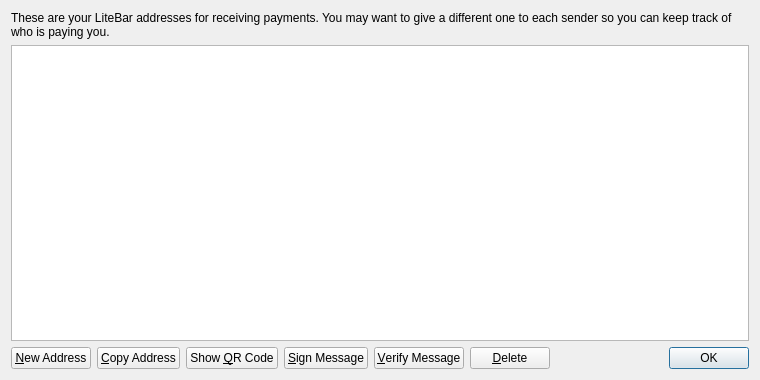
<?xml version="1.0" encoding="UTF-8"?>
<ui version="4.0">
 <class>AddressBookPage</class>
 <widget class="QWidget" name="AddressBookPage">
  <property name="geometry">
   <rect>
    <x>0</x>
    <y>0</y>
    <width>760</width>
    <height>380</height>
   </rect>
  </property>
  <property name="windowTitle">
   <string>Address Book</string>
  </property>
  <layout class="QVBoxLayout" name="verticalLayout">
   <item>
    <widget class="QLabel" name="labelExplanation">
     <property name="text">
      <string>These are your LiteBar addresses for receiving payments. You may want to give a different one to each sender so you can keep track of who is paying you.</string>
     </property>
     <property name="textFormat">
      <enum>Qt::PlainText</enum>
     </property>
     <property name="wordWrap">
      <bool>true</bool>
     </property>
    </widget>
   </item>
   <item>
    <widget class="QTableView" name="tableView">
     <property name="contextMenuPolicy">
      <enum>Qt::CustomContextMenu</enum>
     </property>
     <property name="toolTip">
      <string>Double-click to edit address or label</string>
     </property>
     <property name="tabKeyNavigation">
      <bool>false</bool>
     </property>
     <property name="alternatingRowColors">
      <bool>true</bool>
     </property>
     <property name="selectionMode">
      <enum>QAbstractItemView::SingleSelection</enum>
     </property>
     <property name="selectionBehavior">
      <enum>QAbstractItemView::SelectRows</enum>
     </property>
     <property name="sortingEnabled">
      <bool>true</bool>
     </property>
     <attribute name="verticalHeaderVisible">
      <bool>false</bool>
     </attribute>
    </widget>
   </item>
   <item>
    <layout class="QHBoxLayout" name="horizontalLayout">
     <item>
      <widget class="QPushButton" name="newAddressButton">
       <property name="toolTip">
        <string>Create a new address</string>
       </property>
       <property name="text">
        <string>&amp;New Address</string>
       </property>
       <property name="icon">
        <iconset resource="../bitcoin.qrc">
         <normaloff>:/icons/add</normaloff>:/icons/add</iconset>
       </property>
      </widget>
     </item>
     <item>
      <widget class="QPushButton" name="copyToClipboard">
       <property name="toolTip">
        <string>Copy the currently selected address to the system clipboard</string>
       </property>
       <property name="text">
        <string>&amp;Copy Address</string>
       </property>
       <property name="icon">
        <iconset resource="../bitcoin.qrc">
         <normaloff>:/icons/editcopy</normaloff>:/icons/editcopy</iconset>
       </property>
      </widget>
     </item>
     <item>
      <widget class="QPushButton" name="showQRCode">
       <property name="text">
        <string>Show &amp;QR Code</string>
       </property>
       <property name="icon">
        <iconset resource="../bitcoin.qrc">
         <normaloff>:/icons/qrcode</normaloff>:/icons/qrcode</iconset>
       </property>
      </widget>
     </item>
     <item>
      <widget class="QPushButton" name="signMessage">
       <property name="toolTip">
        <string>Sign a message to prove you own a Bitcoin address</string>
       </property>
       <property name="text">
        <string>&amp;Sign Message</string>
       </property>
       <property name="icon">
        <iconset resource="../bitcoin.qrc">
         <normaloff>:/icons/edit</normaloff>:/icons/edit</iconset>
       </property>
      </widget>
     </item>
     <item>
      <widget class="QPushButton" name="verifyMessage">
       <property name="toolTip">
        <string>Verify a message to ensure it was signed with a specified Bitcoin address</string>
       </property>
       <property name="text">
        <string>&amp;Verify Message</string>
       </property>
       <property name="icon">
        <iconset resource="../bitcoin.qrc">
         <normaloff>:/icons/transaction_0</normaloff>:/icons/transaction_0</iconset>
       </property>
      </widget>
     </item>
     <item>
      <widget class="QPushButton" name="deleteButton">
       <property name="toolTip">
        <string>Delete the currently selected address from the list. Only sending addresses can be deleted.</string>
       </property>
       <property name="text">
        <string>&amp;Delete</string>
       </property>
       <property name="icon">
        <iconset resource="../bitcoin.qrc">
         <normaloff>:/icons/remove</normaloff>:/icons/remove</iconset>
       </property>
      </widget>
     </item>
     <item>
      <spacer name="horizontalSpacer">
       <property name="orientation">
        <enum>Qt::Horizontal</enum>
       </property>
       <property name="sizeHint" stdset="0">
        <size>
         <width>40</width>
         <height>20</height>
        </size>
       </property>
      </spacer>
     </item>
     <item>
      <widget class="QDialogButtonBox" name="buttonBox">
       <property name="sizePolicy">
        <sizepolicy hsizetype="Maximum" vsizetype="Fixed">
         <horstretch>0</horstretch>
         <verstretch>0</verstretch>
        </sizepolicy>
       </property>
       <property name="standardButtons">
        <set>QDialogButtonBox::Ok</set>
       </property>
      </widget>
     </item>
    </layout>
   </item>
  </layout>
 </widget>
 <resources>
  <include location="../bitcoin.qrc"/>
 </resources>
 <connections/>
</ui>
